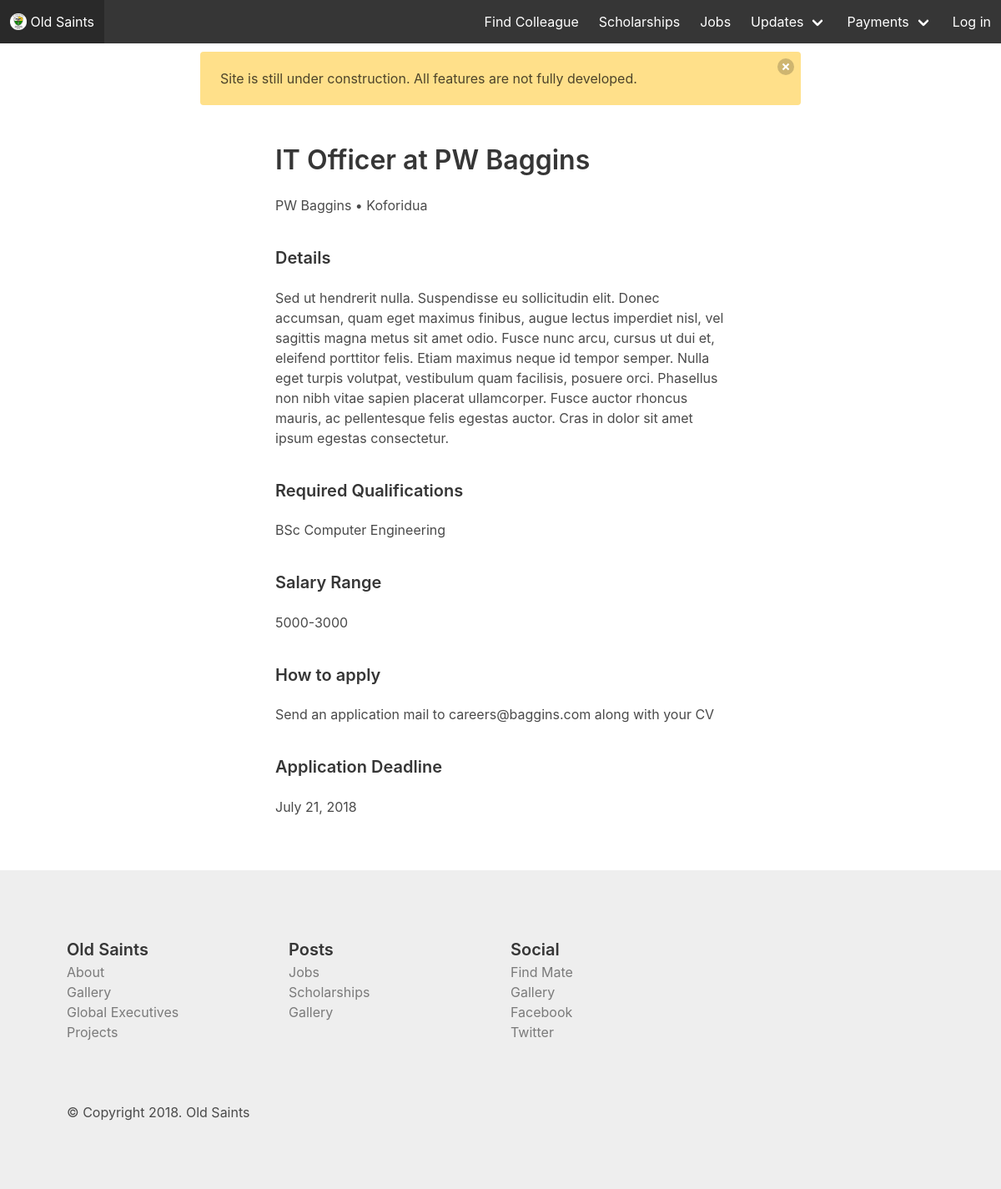
The page /jobs/6/ on the database its author committed.
### web/models.py (models this page shows, shortened)
class Job(models.Model):
    post_title = models.CharField(max_length=70)
    position = models.CharField(max_length=70)
    short_description = models.CharField(max_length=250)
    job_description = models.TextField()
    salary_range = models.CharField(max_length=60)
    location = models.CharField(max_length=70)
    company = models.CharField(max_length=70)
    how_to_apply = models.CharField(max_length=70)
    date_added = models.DateTimeField(auto_now_add=True)
    qualifications = models.CharField(max_length=100)
    deadline = models.DateField()
    posted_by = models.ForeignKey(Alumnum, related_name="jobs", on_delete=models.CASCADE)
    class Meta:
        ordering = ('-date_added', )

### web/views.py (the view)
# urls.py: url(r'^jobs/(?P<job_id>\d+)/$', views.job_detail, name="job_detail"),
def job_detail(request, job_id):
    context = {
        'job': Job.objects.get(pk=job_id)
    }
    return render(request, 'web/job_detail.html', context)

### web/templates/web/job_detail.html (shortened to what this page needs)
{% extends "web/base.html" %}
{% block content %}
    <div class="container centered-div" style="margin-top: 3em;">
        <p class="is-3 title">{{job.post_title}}</p>
        <p>{{job.company}} &bull; {{job.location}}</p>
        <p class="is-5 title" style="margin-top: 2em;">Details</p>
        <p>{{job.job_description}}</p>
        <p class="is-5 title" style="margin-top: 2em;">Required Qualifications</p>
        <p>{{job.qualifications}}</p>
        <p class="is-5 title" style="margin-top: 2em;">Salary Range</p>
        <p>{{job.salary_range}}</p>
        <p class="is-5 title" style="margin-top: 2em;">How to apply</p>
        <p>{{job.how_to_apply}}</p>
        <p class="is-5 title" style="margin-top: 2em;">Application Deadline</p>
        <p>{{job.deadline}}</p>
    </div>
{% endblock content %}

### web/static/web/css/main.css (style rules this page uses)
.centered-div { width: 45%; margin-left: auto; margin-right: auto; }

### rows shown on the page
Job: post_title "IT Officer at PW Baggins", company "PW Baggins", location "Koforidua", job_description "Sed ut hendrerit nulla. Suspendisse eu sollicitudin elit. Donec accumsan, quam eget maximus finibus, augue lectus imperdiet nisl, vel sagittis magna metus sit amet odio. Fusce nunc arcu, cursus ut dui et, eleifend porttitor felis. Etiam maximus neque id tempor semper. Nulla eget turpis volutpat, vestibulum quam facilisis, posuere orci. Phasellus non nibh vitae sapien placerat ullamcorper. Fusce auctor rhoncus mauris, ac pellentesque felis egestas auctor. Cras in dolor sit amet ipsum egestas consectetur.", qualifications "BSc Computer Engineering", salary_range "5000-3000", how_to_apply "Send an application mail to careers@baggins.com along with your CV", deadline "July 21, 2018"
